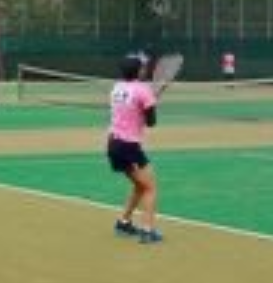
#> input picture Chapter_1/picture/src1.png, 273 x 283 px
$ python canny.py
#> lines starting #> are read from the running program, lines starting #| are printed output that depends on the picture; after the words box and inside, x2 and y2 are one past the last pixel; in counts of white or black regions, pixels touching at a corner belong together
import cv2

img_src = cv2.imread('picture/src1.png', 1)
#> img_src is the input picture: shape (283, 273, 3); mean B, G, R 92.9, 125.9, 104.6
img_gray = cv2.cvtColor(img_src, cv2.COLOR_BGR2GRAY)
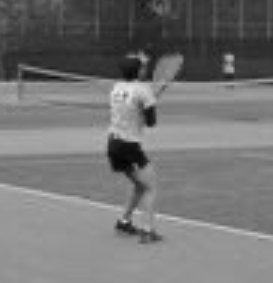
#> img_gray: shape (283, 273); min 2, max 242, mean 115.8
#変数(入力画像,エッジの接続(2つの内小さい値),初期セグメントの検出)
img_dst = cv2.Canny(img_gray, 75, 300)
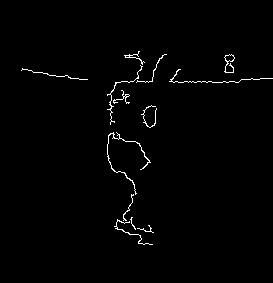
#> img_dst: shape (283, 273); 1.2% white in thin lines or dots, all inside (x1, y1, x2, y2) = (21, 51, 273, 245)

cv2.imwrite('picture/src1_canny.png', img_dst)
